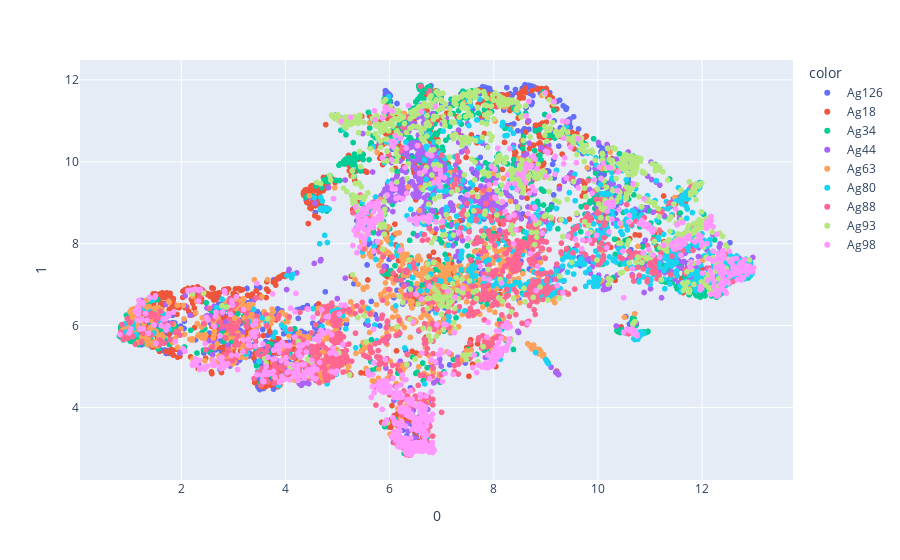

Notebook source saved alongside this figure:
### Code cell
fig = px.scatter(u, x=0, y=1, color=labels,hover_data=[ab_sequence, antigen, epitope])
fig.show()

### Figure 1 — Plotly figure (JSON) as saved in the notebook; plotly's stock layout.template omitted (floating-point values rounded to 4 significant figures; data arrays with more than 128 entries replaced by an {"elided": "..."} marker saying what was removed)
{"data": [{"customdata": {"elided": "1000x3 str values"}, "hovertemplate": "color=Ag126<br>0=%{x}<br>1=%{y}<br>hover_data_0=%{customdata[0]}<br>hover_data_1=%{customdata[1]}<br>hover_data_2=%{customdata[2]}<extra></extra>", "legendgroup": "Ag126", "marker": {"color": "#636efa", "symbol": "circle"}, "mode": "markers", "name": "Ag126", "showlegend": true, "type": "scattergl", "x": {"elided": "1000 float values"}, "xaxis": "x", "y": {"elided": "1000 float values"}, "yaxis": "y"}, {"customdata": {"elided": "1000x3 str values"}, "hovertemplate": "color=Ag18<br>0=%{x}<br>1=%{y}<br>hover_data_0=%{customdata[0]}<br>hover_data_1=%{customdata[1]}<br>hover_data_2=%{customdata[2]}<extra></extra>", "legendgroup": "Ag18", "marker": {"color": "#EF553B", "symbol": "circle"}, "mode": "markers", "name": "Ag18", "showlegend": true, "type": "scattergl", "x": {"elided": "1000 float values"}, "xaxis": "x", "y": {"elided": "1000 float values"}, "yaxis": "y"}, {"customdata": {"elided": "1000x3 str values"}, "hovertemplate": "color=Ag34<br>0=%{x}<br>1=%{y}<br>hover_data_0=%{customdata[0]}<br>hover_data_1=%{customdata[1]}<br>hover_data_2=%{customdata[2]}<extra></extra>", "legendgroup": "Ag34", "marker": {"color": "#00cc96", "symbol": "circle"}, "mode": "markers", "name": "Ag34", "showlegend": true, "type": "scattergl", "x": {"elided": "1000 float values"}, "xaxis": "x", "y": {"elided": "1000 float values"}, "yaxis": "y"}, {"customdata": {"elided": "1000x3 str values"}, "hovertemplate": "color=Ag44<br>0=%{x}<br>1=%{y}<br>hover_data_0=%{customdata[0]}<br>hover_data_1=%{customdata[1]}<br>hover_data_2=%{customdata[2]}<extra></extra>", "legendgroup": "Ag44", "marker": {"color": "#ab63fa", "symbol": "circle"}, "mode": "markers", "name": "Ag44", "showlegend": true, "type": "scattergl", "x": {"elided": "1000 float values"}, "xaxis": "x", "y": {"elided": "1000 float values"}, "yaxis": "y"}, {"customdata": {"elided": "1000x3 str values"}, "hovertemplate": "color=Ag63<br>0=%{x}<br>1=%{y}<br>hover_data_0=%{customdata[0]}<br>hover_data_1=%{customdata[1]}<br>hover_data_2=%{customdata[2]}<extra></extra>", "legendgroup": "Ag63", "marker": {"color": "#FFA15A", "symbol": "circle"}, "mode": "markers", "name": "Ag63", "showlegend": true, "type": "scattergl", "x": {"elided": "1000 float values"}, "xaxis": "x", "y": {"elided": "1000 float values"}, "yaxis": "y"}, {"customdata": {"elided": "1000x3 str values"}, "hovertemplate": "color=Ag80<br>0=%{x}<br>1=%{y}<br>hover_data_0=%{customdata[0]}<br>hover_data_1=%{customdata[1]}<br>hover_data_2=%{customdata[2]}<extra></extra>", "legendgroup": "Ag80", "marker": {"color": "#19d3f3", "symbol": "circle"}, "mode": "markers", "name": "Ag80", "showlegend": true, "type": "scattergl", "x": {"elided": "1000 float values"}, "xaxis": "x", "y": {"elided": "1000 float values"}, "yaxis": "y"}, {"customdata": {"elided": "1000x3 str values"}, "hovertemplate": "color=Ag88<br>0=%{x}<br>1=%{y}<br>hover_data_0=%{customdata[0]}<br>hover_data_1=%{customdata[1]}<br>hover_data_2=%{customdata[2]}<extra></extra>", "legendgroup": "Ag88", "marker": {"color": "#FF6692", "symbol": "circle"}, "mode": "markers", "name": "Ag88", "showlegend": true, "type": "scattergl", "x": {"elided": "1000 float values"}, "xaxis": "x", "y": {"elided": "1000 float values"}, "yaxis": "y"}, {"customdata": {"elided": "1000x3 str values"}, "hovertemplate": "color=Ag93<br>0=%{x}<br>1=%{y}<br>hover_data_0=%{customdata[0]}<br>hover_data_1=%{customdata[1]}<br>hover_data_2=%{customdata[2]}<extra></extra>", "legendgroup": "Ag93", "marker": {"color": "#B6E880", "symbol": "circle"}, "mode": "markers", "name": "Ag93", "showlegend": true, "type": "scattergl", "x": {"elided": "1000 float values"}, "xaxis": "x", "y": {"elided": "1000 float values"}, "yaxis": "y"}, {"customdata": {"elided": "1000x3 str values"}, "hovertemplate": "color=Ag98<br>0=%{x}<br>1=%{y}<br>hover_data_0=%{customdata[0]}<br>hover_data_1=%{customdata[1]}<br>hover_data_2=%{customdata[2]}<extra></extra>", "legendgroup": "Ag98", "marker": {"color": "#FF97FF", "symbol": "circle"}, "mode": "markers", "name": "Ag98", "showlegend": true, "type": "scattergl", "x": {"elided": "1000 float values"}, "xaxis": "x", "y": {"elided": "1000 float values"}, "yaxis": "y"}], "layout": {"legend": {"title": {"text": "color"}, "tracegroupgap": 0}, "margin": {"t": 60}, "xaxis": {"anchor": "y", "domain": [0, 1], "title": {"text": "0"}}, "yaxis": {"anchor": "x", "domain": [0, 1], "title": {"text": "1"}}}}
